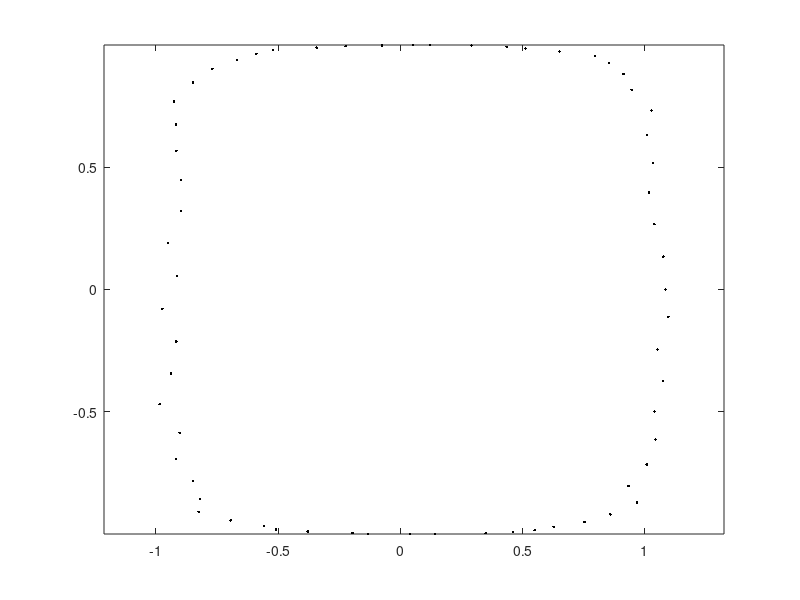

MATLAB code to generate this figure: (Note: this script raises an error after producing the figure.)
clf;
clear all;
rng(0);  % fix random number generator to zero
t = (0:0.1:2*pi)';
noiselevel = 0.1;

% Parametric Fernandez-Guasti squircle
%
r = 1;
s = 0.95;
x = r/(2*s) * sqrt(2 + 2*s*sqrt(2)*cos(t) + s^2*cos(2*t)) - r/(2*s)*sqrt(2 - 2*s*sqrt(2)*cos(t) + s^2*cos(2*t)) + noiselevel * rand(size(t));
y = r/(2*s) * sqrt(2 + 2*s*sqrt(2)*sin(t) - s^2*cos(2*t)) - r/(2*s)*sqrt(2 - 2*s*sqrt(2)*sin(t) - s^2*cos(2*t));

xzero = [x y];

N = length(t); %total number of points in the point cloud

plot(x, y, 'k.')
axis equal

xzero = [xzero(end, :); xzero; xzero(1, :)];

normal = zeros(N, 2);
% 
% for j=2:N+1
%     data = xzero(j-1:j+1,:);
%     normal(j-1,:) = bestfitnormal(data);
% end

% radius used to collect points for normal calculation
%
normal_radius = 0.2;
max_min_radius = 0;
for j=2:size(normal, 1)+1
    data = xzero(j-1, :);
    min_radius = 3;
    for k = 1:size(xzero, 1)
        d = norm(xzero(j-1, :) - xzero(k, :));

        if d ~= 0 && d < min_radius
            min_radius = d;
        end

        if (0 < d) && (d < normal_radius)
            data = [data; xzero(k, :)];
        end
    end

    if min_radius > max_min_radius
        max_min_radius = min_radius;
    end

    normal(j-1,:) = bestfitnormal(data);
end

max_min_radius

xzero([1, N + 2], :)=[];
alpha=0.4;
%exterior points

xplus=xzero + alpha*normal;
xminus=xzero - alpha*normal;
plot(xzero(:, 1), xzero(:,2), 'ro', 'DisplayName', 'x_j')
hold on
plot(xplus(:,1), xplus(:, 2), 'b*', 'DisplayName', 'x_j^+')
plot(xminus(:,1), xminus(:, 2), 'gd', 'DisplayName', 'x_j^-')
legend()

axis([-2 2 -2 2])
print('problem_2i_normal_cloud.png', '-dpng')

figure(2), clf
plot3(xzero(:, 1), xzero(:, 2), zeros(N, 1), 'ro', 'DisplayName', 'x_j')
hold on
plot3(xplus(:, 1), xplus(:, 2), alpha*ones(N, 1), 'b*', 'DisplayName', 'x_j^+')
plot3(xminus(:, 1), xminus(:, 2), -alpha*ones(N, 1), 'gd', 'DisplayName', 'x_j^-')
axis([-2 2 -2 2 -3*alpha 3*alpha])
legend()
grid on
hold on

eps = 10;
% phi = @(r) exp(-(eps*r).^2); %GA
% phi = @(r) 1./sqrt(1 + (eps*r).^2); %IMQ
phi = @(r) sqrt(1 + (eps*r).^2); %MQ

M = 3*N;
RHS = [zeros(N,1); alpha*ones(N,1); -alpha*ones(N,1); 0; 0; 0];

A = zeros(M);

Xbig = [xzero; xplus; xminus];

for j = 1:M
    for k = 1:M
        A(j,k) = phi(norm(Xbig(j,:)-Xbig(k,:)));
    end
end

B = [ones(M, 1) Xbig(:, 1) Xbig(:, 2)];
Q = [A B; B' zeros(3)];
C = Q\RHS;

[Xplot, Yplot] = meshgrid(-4:0.05:4, -4:0.05:4);

Zplot = zeros(size(Xplot));

rbf = @(Xin) C(1:end-3)' * phi(sqrt(sum((Xbig - repmat(Xin, size(Xbig, 1), 1)).^2, 2))) + C(end-2) + C(end-1)*Xin(1) + C(end)*Xin(2);

for j = 1:size(Xplot, 1)
    for k = 1:size(Yplot, 1)
        Zplot(j,k)=rbf([Xplot(j,k) Yplot(j,k)]);
    end
end

surf(Xplot, Yplot, Zplot, 'DisplayName', 'RBF Interpolant')
print('problem_2i_interpolant_3d.png', '-dpng')

figure(3), clf
plot(xzero(:, 1), xzero(:,2), 'ro', 'DisplayName', 'x_j')
hold on
plot(xplus(:,1), xplus(:,2), 'b*', 'DisplayName', 'x_j^+')
plot(xminus(:,1), xminus(:,2), 'gd', 'DisplayName', 'x_j^-')
axis([-2 2 -2 2])
v = [-alpha, 0, alpha];
v = [0, 0.001];
contour(Xplot, Yplot, Zplot, v, 'DisplayName', 'RBF Interpolant')
legend()
print('problem_2i_interpolant_2d.png', '-dpng')
